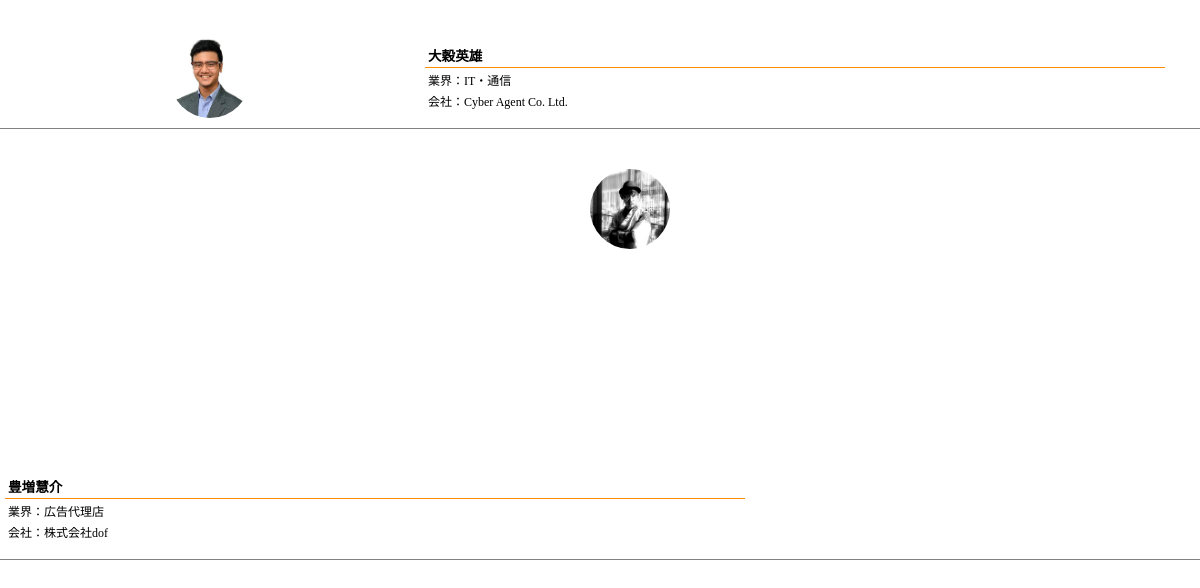
Page /home (lower part) on the earlier database version.
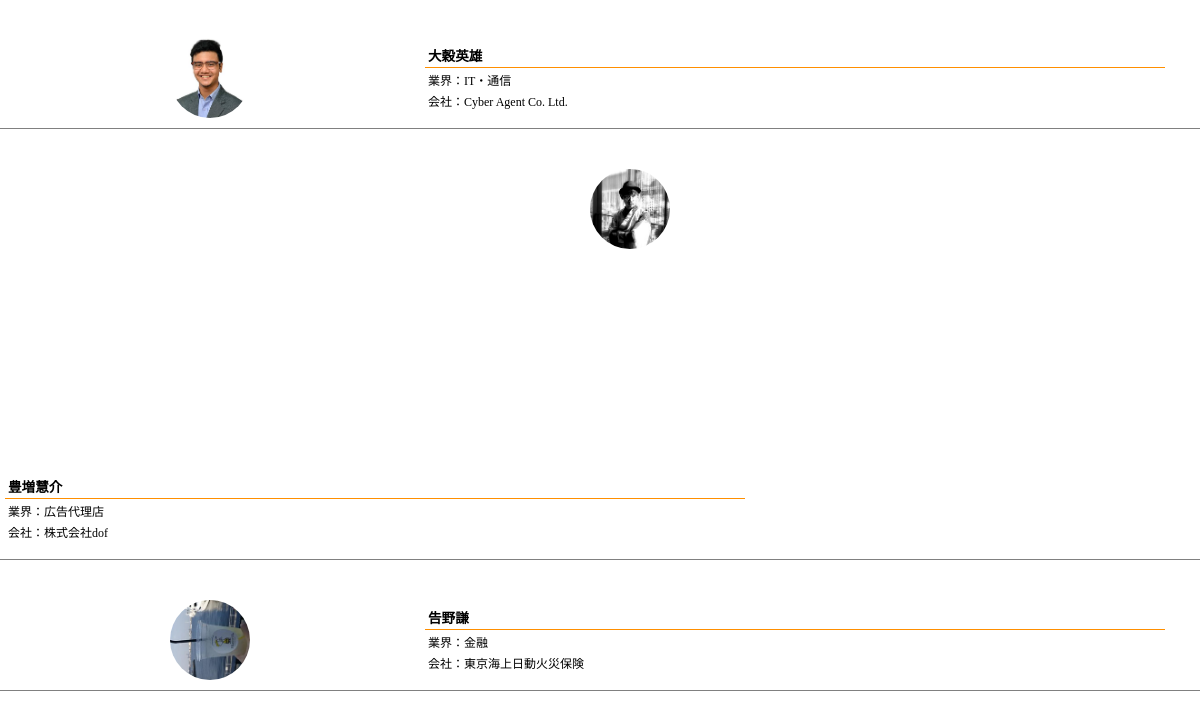
Same page on the later database version.
### app/views.py (models this page shows)
class Employee(db.Model):
    id = db.Column(db.Integer, primary_key=True)
    name = db.Column(db.String(80), nullable=False)
    filename = db.Column(db.String(255), nullable=False, unique=True, default="default.jpg")
    link = db.Column(db.String(255), nullable=False)
    faculty = db.Column(db.String(80), nullable=False)
    firm = db.Column(db.String(80), nullable=False)
    industry = db.Column(db.String(80), nullable=False)
    position = db.Column(db.String(80), nullable=False)
    lab = db.Column(db.String(80), nullable=False)
    club = db.Column(db.String(80), nullable=False)
    ask_clicks = db.Column(db.Integer)

### app/views.py (the view)
@app.route("/home", methods=["GET"])
def home():
    try:
        employees = Employee.query.all()
        response = []
        for employee in employees:
            employee_data = {}
            employee_data["id"] = employee.id
            employee_data["name"] = employee.name
            employee_data["filename"] = 'static/img-get/' + employee.filename
            employee_data["link"] = employee.link
            employee_data["firm"] = employee.firm
            employee_data["industry"] = employee.industry
            response.append(employee_data)
        print(response)
    except FileNotFoundError:
        abort(404)
    return render_template("home.html", files = response)

### app/templates/home.html (shortened to what this page needs)
{% extends "layout.html" %} {% block css %}
<link rel="stylesheet" href="{{ url_for('static', filename='css/home.css') }}">
<link rel="stylesheet" href="{{ url_for('static', filename='css/responsive.css') }}"> {% endblock %}  {% block content %}
<div class="card-list">
    {% if files %} {% for file in files %}
    <div class="card" id={{file.id}}>
        <div class="banner">
            <img class="avatar" src={{file.filename}} width="168.75" height="120">
        </div>
        <div class="profile-text">
            <div class="text-box">
                <h3>{{ file.name }}</h3>
                <p>業界：{{ file.industry }}</p>
                <p>会社：{{ file.firm }}</p>
            </div>
        </div>
        <a href="/employee/{{file.id}}"></a>
    </div>
    {% endfor %} {% else %}
    <h2>No files</h2>
    {% endif %}
</div>
{% endblock content %}

### app/templates/layout.html (shortened to what this page needs)
<!Doctype html>
<html>
<head>
    <link rel="stylesheet" href="{{ url_for('static', filename='css/layout.css') }}">
    <link rel="stylesheet" href="{{ url_for('static', filename='css/responsive.css') }}">
    <link href="https://use.fontawesome.com/releases/v5.6.1/css/all.css" rel="stylesheet">
    <link rel="shortcut icon" type="image/icon" href="{{ url_for('static', filename='preshot_img/preshotlogo.png') }}"> {% block css %}{% endblock %}
</head>
<body>
    <div class="container">
        {% block content %}{% endblock %}
    </div>
</body>
</html>

### app/static/css/layout.css (style rules this page uses)
* { margin: 0px; padding: 0px; }
html { height: 100%; }
body { margin: 0; height: 100vh; width: 100vw; font-family: "System Bold 19.0"; background-color: white; }
body:before { content: ""; display: block; position: fixed; top: 0; left: 0; z-index: -1; width: 100%; height: 100vh; background: url("../preshot_img/background-image01.png") center no-repeat; }
a { text-decoration: none; }
.container { width: 100%; height: 100%; }

### app/static/css/responsive.css (style rules this page uses)
@media screen and (min-width:1024px) { .card-list { margin-top: 85px; } }
@media screen and (min-width:1024px) { .card { margin-bottom: 30px; } }
@media screen and (min-width:1024px) { .banner { height: 300px; } }

### app/static/css/home.css (style rules this page uses)
.card-list { width: 100%; margin-top: 50px; font-size: 0; overflow: scroll; }
.card { width: 100%; background-color: #FFFFFF; -webkit-transition: .1s ease-in-out; transition: .1s ease-in-out; position: relative; z-index: 1; border-bottom: solid 0.01px gray; }
.card a { position: absolute; top: 0; left: 0; width: 100%; height: 100%; text-indent: -999px; z-index: 2; }
.banner { background-size: cover; background-position: center; float: left; display: inline-block; width: 35%; text-align: center; }
.avatar { margin: 10px; background-size: cover; background-position: center; object-fit: cover; border-radius: 100px; width: 80px; height: 80px; }
.profile-text { display: inline-block; width: 65%; height: 100px; }
.text-box { padding: 15px 0px 15px 5px; height: 70px; }
.text-box h3 { font-size: 1.7vh; margin-right: 35px; padding: 2px 0 2px 3px; border-bottom: solid 1px #FF8F00; }
.text-box p { font-size: 12px; padding: 3px 0 0 3px; }

Differences in the rows shown:
added Employee: shows a picture, name "告野謙", industry "金融", firm "東京海上日動火災保険"
